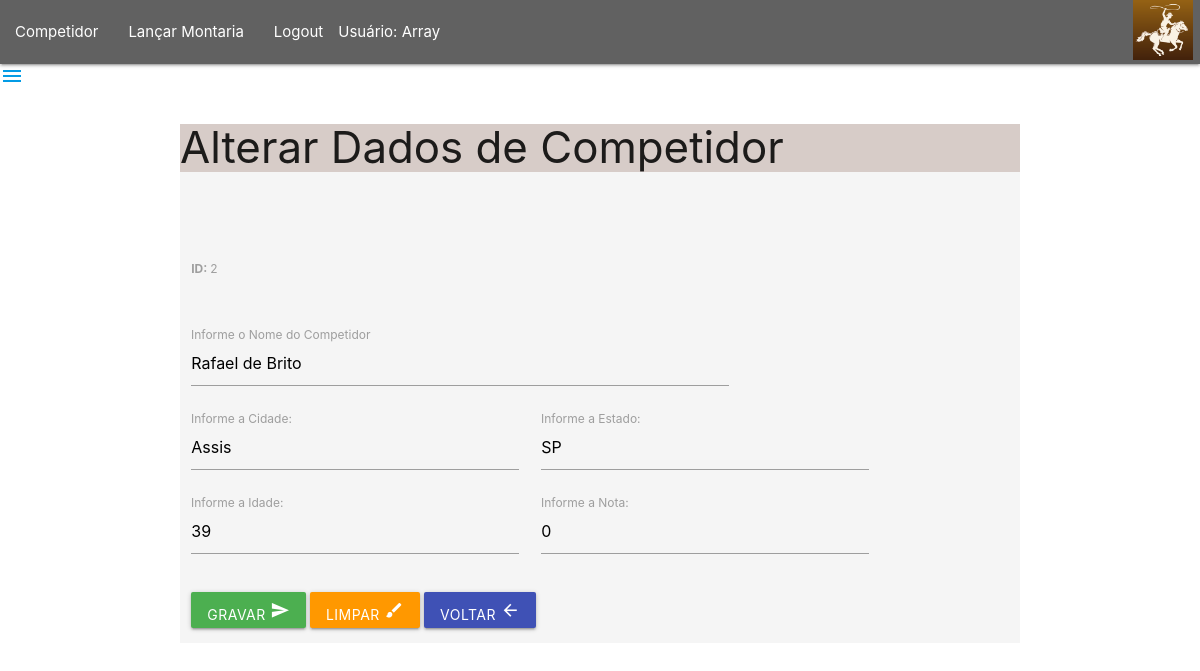
Screenshot of /frmEdtCompetidor.php?id=2 (signed in) with the database file from the repository.
### tables this page shows
CREATE TABLE `competidor` (
  `id` int(11) NOT NULL,
  `nome` varchar(35) NOT NULL,
  `cidade` varchar(25) NOT NULL,
  `estado` varchar(2) NOT NULL,
  `idade` int(11) NOT NULL,
  `somanota` float NOT NULL
);

### frmEdtCompetidor.php (the view, shortened to what this page needs)
<?php
    include 'menu.php';
    $id =$_GET['id'];
     $pdo = Conexao::conectar();
     $pdo->setAttribute(PDO:: ATTR_ERRMODE, PDO::ERRMODE_EXCEPTION);
     $sql = "SELECT * FROM competidor WHERE id=?;";
     $query = $pdo->prepare($sql);
     $query->execute(array($id));
     $dados = $query->fetch(PDO::FETCH_ASSOC);
     $nome = $dados['nome'];
     $cidade = $dados['cidade'];
     $estado = $dados['estado'];
     $idade = $dados['idade'];
     $nota = $dados['somanota'];
?>
<!DOCTYPE html>
<html lang="pt-br">
<head>
    <link rel="stylesheet" href="https://cdnjs.cloudflare.com/ajax/libs/materialize/1.0.0/css/materialize.min.css">
</head>
<body>
    <div class="container grey lighten-4 col s12">
        <div class="brown lighten-4 col s12">
            <h3>Alterar Dados de Competidor</h3>
        </div>
     <div class="row">
        <form action="edtCompetidor.php" method="POST" id="frmEdtCompetidor" class="col s12">
            <div class="input-field col s8">
              <h3>
                <label for="lblID">
                         <b>ID: </b> <?php echo $id;?>
                </label>
              </h3>
            </div>
            <br>
            <div class="input-field col s8">
                <label for="lblNome">Informe o Nome do Competidor</label>
                <input type="text" class="form-control" id="txtNome" name="txtNome"
                value="<?php echo $nome?>">
            </div>
            <div class="input-field col s5">
                <label for="lblCidade">Informe a Cidade: </label>
                <input type="text" class="form-control" id="txtCidade" name="txtCidade"
                value="<?php echo $cidade?>">
            </div>
            <div class="input-field col s5">
                <label for="lblEstado">Informe a Estado: </label>
                <input type="text" class="form-control" id="txtEstado" name="txtEstado"
                value="<?php echo $estado?>">
            </div>
            <div class="input-field col s5">
                <label for="lblIdade">Informe a Idade: </label>
                <input type="number"  class="form-control" id="txtIdade" name="txtIdade"
                value="<?php echo $idade?>">
            </div>
            <div class="input-field col s5">
                <label for="lblCidade">Informe a Nota: </label>
                <input type="number" class="form-control" id="txtNota" name="txtNota"
                value="<?php echo $nota?>">
            </div>
            <br>
            <div class="input-field col s8">
               <button class="btn waves-effect waves-light green" type="submit" name="btnGravar">
               Gravar <i class="material-icons">send</i>
               </button>
               <button class="btn waves-effect waves-light orange" type="reset" name="btnLimpar">
               Limpar <i class="material-icons">brush</i>
               </button>
               <button class="btn waves-effect waves-light indigo" type="button" name="btnVoltar"
                onclick="JavaScript:location.href='listarCompetidor.php'">
               Voltar <i class="material-icons">arrow_back</i>
               </button>
            </div>
        </form>
     </div>
    </div>
</body>
</html>

### rows the page displays
competidor: txtNome "Rafael de Brito", txtCidade "Assis", txtEstado "SP", txtIdade "39", txtNota "0"

### other values shown
$_SESSION['usuario'] "Array"
$id "2"
